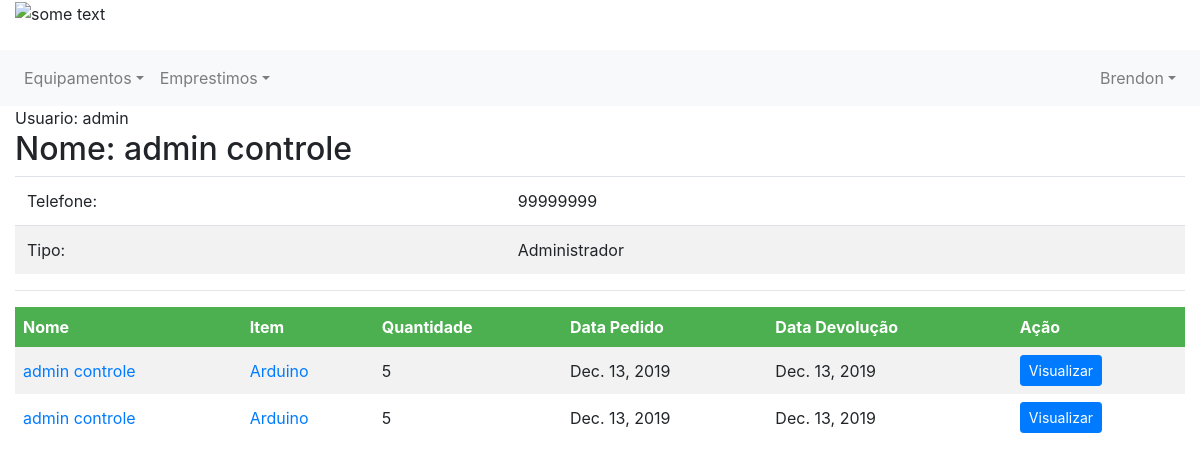
The app's page /usuario/1/ (signed in), older data.
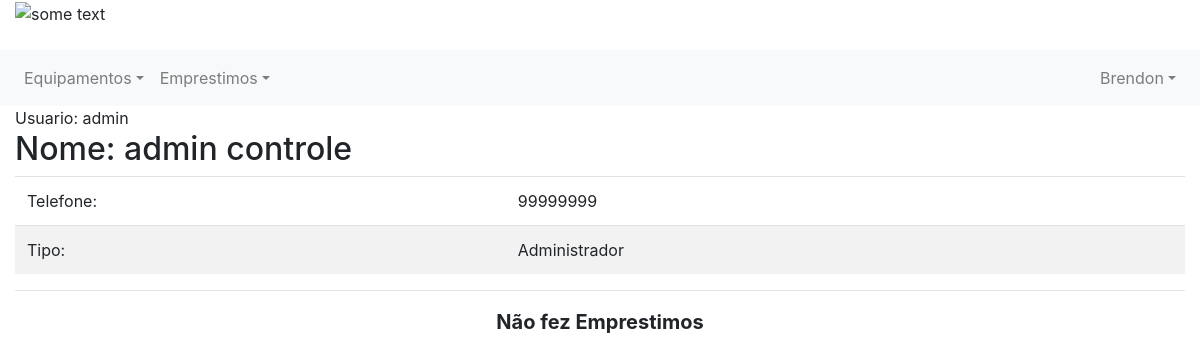
The same page, newer data.
### controle/models.py (models this page shows, shortened)
class Usuario(models.Model):
    user = models.OneToOneField(User, related_name='profile', on_delete=models.CASCADE, null=True)
    telefone = models.IntegerField()
    tipo = models.ForeignKey(TipoUsuario, on_delete=models.CASCADE)

class TipoUsuario(models.Model):
    nome = models.CharField(max_length=30)
    descricao = models.CharField(max_length=200)

class Item(models.Model):
    nome = models.CharField(max_length=50)
    quantidade = models.IntegerField()
    quantidade_emprestada = models.IntegerField()
    tipo = models.ForeignKey(TipoEquipamento, on_delete=models.CASCADE)
    imagem = models.FileField(upload_to='documents/%Y/%m/%d', default='documents/1111/sem_foto.jpg')
    excluido = models.BooleanField(default=False)

### emprestimo/models.py (models this page shows)
class Emprestimo(models.Model):
    equipamento = models.ForeignKey(Item, on_delete=models.CASCADE, related_name='item_emprestimo')
    solicitante = models.ForeignKey(Usuario, on_delete=models.CASCADE, related_name='usuario_emprestimo')
    tipo = models.ForeignKey(TipoEstadoEmprestimo, on_delete=models.CASCADE, related_name='tipo_emprestimo')
    estado = models.BooleanField(default=0)
    descricao = models.CharField(max_length=255)
    quantidade = models.IntegerField()
    data_emprestimo = models.DateField(null=False)
    data_devolucao = models.DateField(null=True)
    mensagem_rejeitado = models.CharField(max_length=255, null=True)
    mensagem_devolucao = models.CharField(max_length=255, null=True)

### usuarios/views.py (the view)
# urls.py: path('usuario/<int:usuario_id>/', views.exibir_um_usuario, name='exibe_um_usuario'),
@login_required
def exibir_um_usuario(request, usuario_id):
    usuario = Usuario.objects.get(id=usuario_id)
    emprestimos = Emprestimo.objects.filter(solicitante=usuario_id).exclude(tipo=1).order_by('-data_emprestimo')
    paginator = Paginator(emprestimos, 8)
    page = request.GET.get('page')
    emprestimos = paginator.get_page(page)
    return render(request, 'exibir.html', {'emprestimos': emprestimos, 'usuario': usuario,
                                           'user_logado': get_usuario_logado(request)})

### usuarios/views.py (called while the page is built)
def get_usuario_logado(request):
    return request.user

### usuarios/templates/exibir.html (shortened to what this page needs)
{% extends 'base.html' %}
{% block 'content' %}
<div class="page-header">
    <span>Usuario: {{usuario.user.username}}</span>
    <h2>Nome: {{usuario.user.first_name}} {{ usuario.user.last_name }}</h2>
</div>
<table class="table">
    <tr>
        <td>Telefone:</td>
        <td>{{ usuario.telefone }}</td>
    </tr>
    <tr>
        <td>Tipo:</td>
        <td>{{usuario.tipo.nome}}</td>
    </tr>
</table>
<hr>
<div style="overflow-y:auto; overflow-x:auto;">
    {% if emprestimos %}
    <table>
        <tr>
            <th>Nome</th>
            <th>Item</th>
            <th>Quantidade</th>
            <th>Data Pedido</th>
            <th>Data Devolução</th>
            <th>Ação</th>
        </tr>
        {% for emprestimo in emprestimos %}
        <tr>
            <td><a href="{% url 'exibe_um_usuario' emprestimo.solicitante.id %}">
                {{emprestimo.solicitante.user.first_name }} {{emprestimo.solicitante.user.last_name}} </a></td>
            <td><a href="{% url 'equipamento' emprestimo.equipamento.id %}">{{emprestimo.equipamento.nome}}</a></td>
            <td>{{emprestimo.quantidade}}</td>
            <td>{{emprestimo.data_emprestimo}}</td>
            <td>{% if emprestimo.data_devolucao == none %}
                Aguardando...
                {% else %}
                {{emprestimo.data_devolucao}}
                {% endif %}
            </td>
            <td><a class="btn btn-sm btn-primary"
                   href="{% url 'exibir_detalhes_emprestimo' emprestimo.id %}">Visualizar</a></td>
        </tr>
        {% endfor %}
    </table>
    {% else %}
    <p style="font-size: 20px; font-weight: bold; text-align:center">Não fez Emprestimos </p>
    {% endif %}
</div>
{% endblock %}

### controle/templates/base.html (shortened to what this page needs)
{% load staticfiles %}
<!DOCTYPE html>
<html lang="pt">
<head>
    <link rel="stylesheet" href="https://stackpath.bootstrapcdn.com/bootstrap/4.3.1/css/bootstrap.min.css"
>
</head>
<body>
<header class="page-header">
    <div class="">
        <div class="container-fluid">
            <div class="row">
                <div class="col-12">
                    <img src="http://lims.ifpi.edu.br/images/logo.png" alt="some text" width=200 height=80>
                </div>
            </div>
        </div>
        <br>
        <div class="row">
            <div class="col-12">
                <nav class="navbar navbar-expand-sm navbar-light bg-light">
                    <div class="collapse navbar-collapse" id="navbarCollapse">
                        <div class="navbar-nav">
                            <div class="nav-item dropdown">
                                <a href="#" class="nav-link dropdown-toggle" data-toggle="dropdown">Equipamentos</a>
                            </div>
                            <div class="nav-item dropdown">
                                <a href="#" class="nav-link dropdown-toggle" data-toggle="dropdown">Emprestimos</a>
                            </div>
                        </div>
                        <div class="navbar-nav dropdown ml-auto">
                            <a href="#" class="nav-link dropdown-toggle" data-toggle="dropdown">
                                {{ user_logado.username }}</a>
                        </div>
                    </div>
                </nav>
            </div>
        </div>
    </div>
</header>
<div class="container-fluid">
    <div class="">
        <div class="" style=" ">
            {% block 'content' %}
            {% endblock %}
        </div>
    </div>
</div>
</body>
</html>

### usuarios/templates/exibir.html (style rules this page uses)
table { border-collapse: collapse; width: 100%; }
th, td { text-align: left; padding: 8px; }
tr:nth-child(even) { background-color: #f2f2f2 }

Row changes from the older to the newer data that the page shows:
removed Emprestimo: solicitante.user.first_name "admin", solicitante.user.last_name "controle", equipamento.nome "Arduino", quantidade "5", data_emprestimo "Dec. 13, 2019", data_devolucao "Dec. 13, 2019"
removed Emprestimo: solicitante.user.first_name "admin", solicitante.user.last_name "controle", equipamento.nome "Arduino", quantidade "5", data_emprestimo "Dec. 13, 2019", data_devolucao "Dec. 13, 2019"
Text that changed along with them:
text no longer shown: "Nome Item Quantidade Data Pedido Data Devolução Ação"
text now shown: "Não fez Emprestimos"
